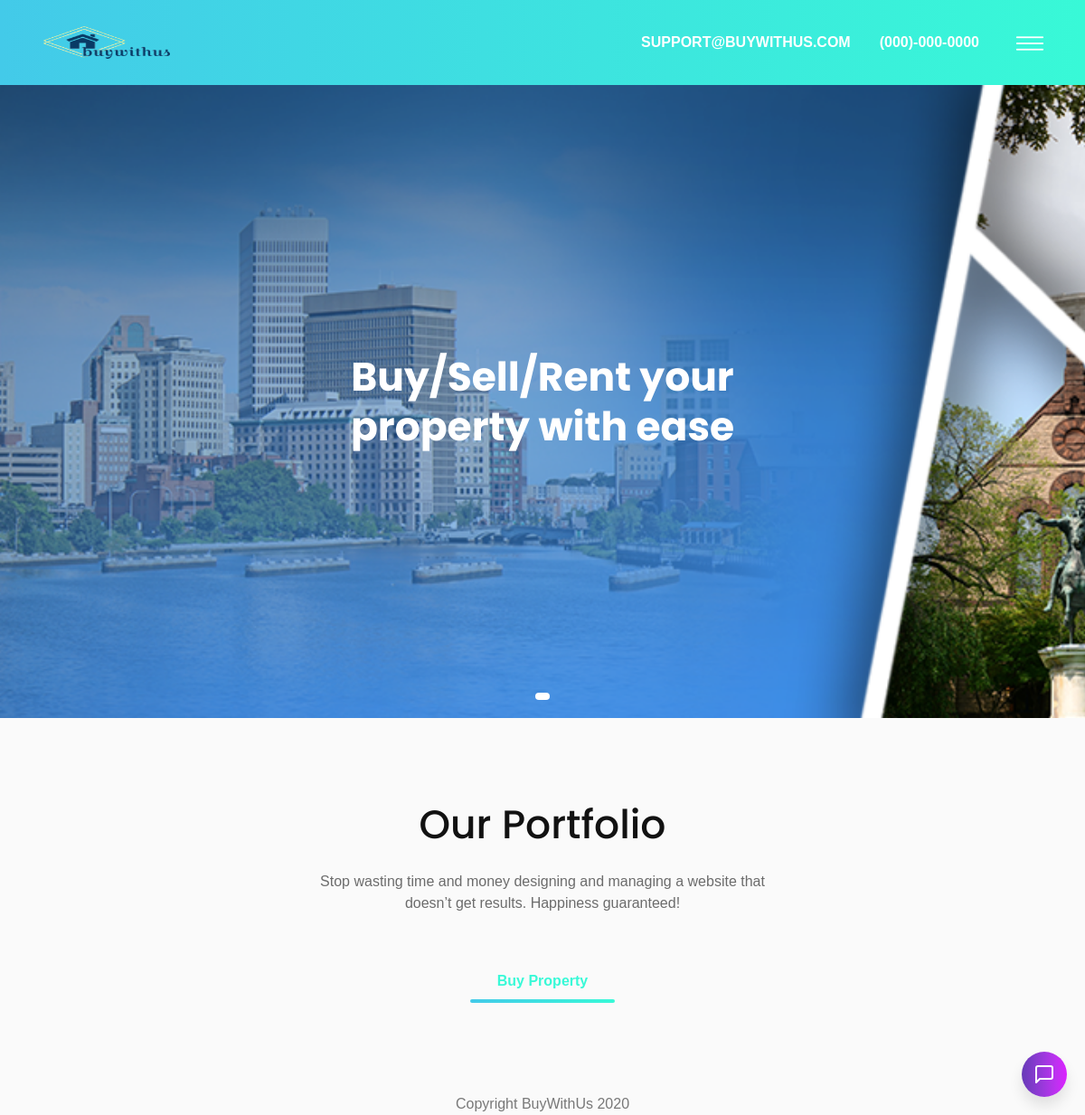
The app's page /, older data.
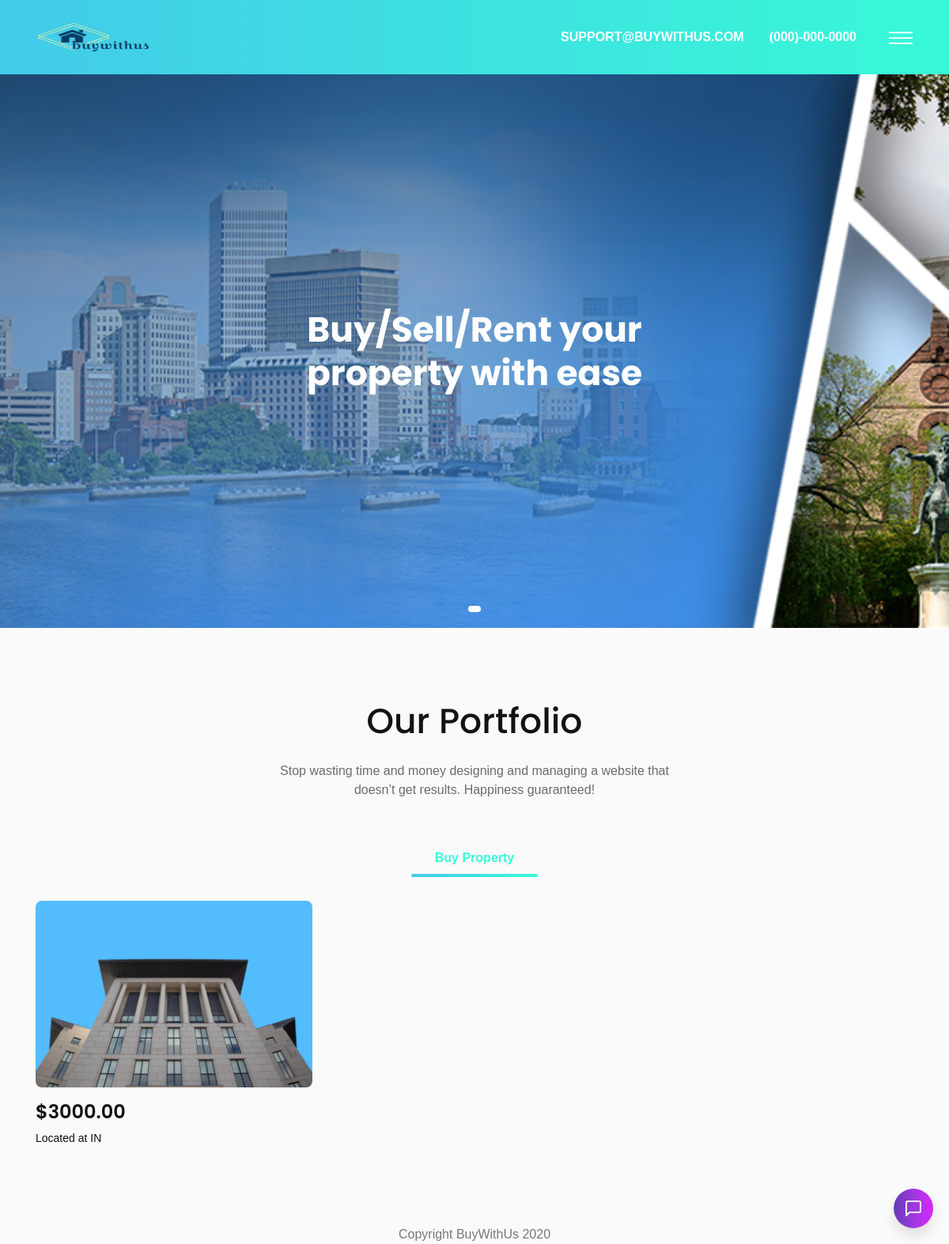
The same page, newer data.
### core/models.py (models this page shows, shortened)
class DummyProperty(models.Model):
    country = models.CharField(max_length=5, help_text='Country code')
    price = models.DecimalField(max_digits=10, decimal_places=2, help_text='Price in doller')
    image = models.CharField(max_length=255, default='https://images.unsplash.com/photo-1579700432983-39c5fb5815e3?ixlib=rb-1.2.1&ixid=eyJhcHBfaWQiOjEyMDd9&auto=format&fit=crop&w=1486&q=80')
    class Meta:
        verbose_name_plural = 'Dummy Properties'

### core/views.py (the view)
# urls.py: path('', home, name='home'),
def home(request):
    dummydata = DummyProperty.objects.all()
    return render(request, 'core/base.html', {'object_list': dummydata})

### templates/core/base.html (shortened to what this page needs)
{% load static %}
<!doctype html>
<html lang="en">
<head>
    <link rel="stylesheet" href="{% static 'core/css/bootstrap.min.css' %}">
    <link rel="stylesheet" href="{% static 'core/css/LineIcons.css' %}">
    <link rel="stylesheet" href="{% static 'core/css/magnific-popup.css' %}">
    <link rel="stylesheet" href="{% static 'core/css/slick.css' %}">
    <link rel="stylesheet" href="{% static 'core/css/animate.css' %}">
    <link rel="stylesheet" href="{% static 'core/css/default.css' %}">
    <link rel="stylesheet" href="{% static 'core/css/style.css' %}">
    <link href="{% static 'core/chatbot/css/select2.min.css' %}" rel="stylesheet" type="text/css"/>
    <link href="{% static 'core/chatbot/css/chatBot.css' %}" rel="stylesheet" type="text/css"/>
    <link href="{% static 'core/chatbot/css/timeline.css' %}" rel="stylesheet" type="text/css"/>
</head>
<body>
<section class="header-area">
    <div class="navbar-area">
        <div class="container">
            <div class="row">
                <div class="col-lg-12">
                    <nav class="navbar navbar-expand-lg">
                        <a class="navbar-brand" href="#">
                            <img src="{% static 'core/images/buywith-png.png' %}" alt="Logo">
                        </a>
                        <div class="collapse navbar-collapse sub-menu-bar" id="navbarEight">
                            <ul class="navbar-nav ml-auto">
                                <li class="nav-item">
                                    <a class="page-scroll" href="#home">support@buywithus.com</a>
                                </li>
                                <li class="nav-item">
                                    <a class="page-scroll" href="#about">(000)-000-0000</a>
                                </li>
                            </ul>
                        </div>
                        <div class="navbar-btn d-none mt-15 d-lg-inline-block">
                            <a class="menu-bar" href="#side-menu-right"><i class="lni-menu"></i></a>
                        </div>
                    </nav>
                </div>
            </div>
        </div>
    </div>
    <div id="home" class="slider-area">
        <div class="bd-example">
            <div id="carouselOne" class="carousel slide" data-ride="carousel">
                <ol class="carousel-indicators">
                    <li data-target="#carouselOne" data-slide-to="0" class="active"></li>
                </ol>
                <div class="carousel-inner">
                    <div class="carousel-item bg_cover active"
                         style="background-image: url({% static 'core/images/slider-1.jpg' %})">
                        <div class="carousel-caption">
                            <div class="container">
                                <div class="row justify-content-center">
                                    <div class="col-xl-6 col-lg-7 col-sm-10">
                                        <h2 class="carousel-title">Buy/Sell/Rent your property with ease</h2>
                                    </div>
                                </div>
                            </div>
                        </div>
                    </div>
                </div>
            </div>
        </div>
    </div>
</section>
<section id="portfolio" class="portfolio-area">
    <div class="container">
        <div class="row justify-content-center">
            <div class="col-lg-6">
                <div class="section-title text-center pb-20">
                    <h3 class="title">Our Portfolio</h3>
                    <p class="text">Stop wasting time and money designing and managing a website that doesn’t get
                        results. Happiness guaranteed!</p>
                </div>
            </div>
        </div>
        <div class="row">
            <div class="col-lg-12">
                <div class="portfolio-menu pt-30 text-center">
                    <ul>
                        <li data-filter="*" class="active">Buy Property</li>
                    </ul>
                </div>
            </div>
        </div>
        <div class="row grid">
            {% for property in object_list %}
                <div class="col-lg-4 col-sm-6 branding-3 planning-3">
                    <div class="single-portfolio mt-30 wow fadeInUp" data-wow-duration="1.5s" data-wow-delay="0.2s">
                        <div class="portfolio-image">
                            <img src="{{ property.image }}" alt="">
                        </div>
                        <div class="portfolio-text">
                            <h4 class="portfolio-title"><a href="#">${{ property.price }}</a></h4>
                            <p class="text">Located at {{ property.country }}</p>
                        </div>
                    </div>
                </div>
            {% endfor %}
        </div>
    </div>
</section>
<div class="chat-bot-icon">
    <svg xmlns="http://www.w3.org/2000/svg" width="24" height="24" viewBox="0 0 24 24" fill="none" stroke="currentColor" stroke-width="2" stroke-linecap="round" stroke-linejoin="round" class="feather feather-message-square animate"><path d="M21 15a2 2 0 0 1-2 2H7l-4 4V5a2 2 0 0 1 2-2h14a2 2 0 0 1 2 2z"></path></svg>
</div>
</body>
<footer style="text-align: center">Copyright BuyWithUs 2020</footer>
</html>

### static/core/css/default.css (style rules this page uses)
.mt-15 { margin-top: 15px; }
.mt-30 { margin-top: 30px; }
.pt-30 { padding-top: 30px; }
.pb-20 { padding-bottom: 20px; }

### static/core/chatbot/css/chatBot.css (style rules this page uses)
.chat-bot-icon { position: fixed; bottom: 20px; right: 20px; height: 50px; width: 50px; background-image: linear-gradient(to right, #673ab7, #813bcb, #9e38de, #bc32ef, #dc22ff); z-index: 9999; border-radius: 30px; box-shadow: 0px 10px 15px rgba(0, 0, 0, 0.1); text-align: center; line-height: 50px; cursor: pointer; transition: all 0.5s ease; }
.chat-bot-icon svg { color: #fff; -moz-transition: all 0.5s linear; -webkit-transition: all 0.5s linear; transition: transform 0.5s linear; position: absolute; left: 13px; top: 13px; opacity: 0; z-index: -1; }
.chat-bot-icon svg.animate { -moz-transform: rotate(360deg); -webkit-transform: rotate(360deg); transform: rotate(360deg); opacity: 1; z-index: 1; }

### static/core/chatbot/css/timeline.css (style rules this page uses)
body { font-family: 'Quicksand', sans-serif; margin: 0; padding: 0; height: 100vh; background: #fafafa; color: #787878; }

Row changes from the older to the newer data that the page shows:
added DummyProperty: image (picture), price "3000.00", country "IN"
